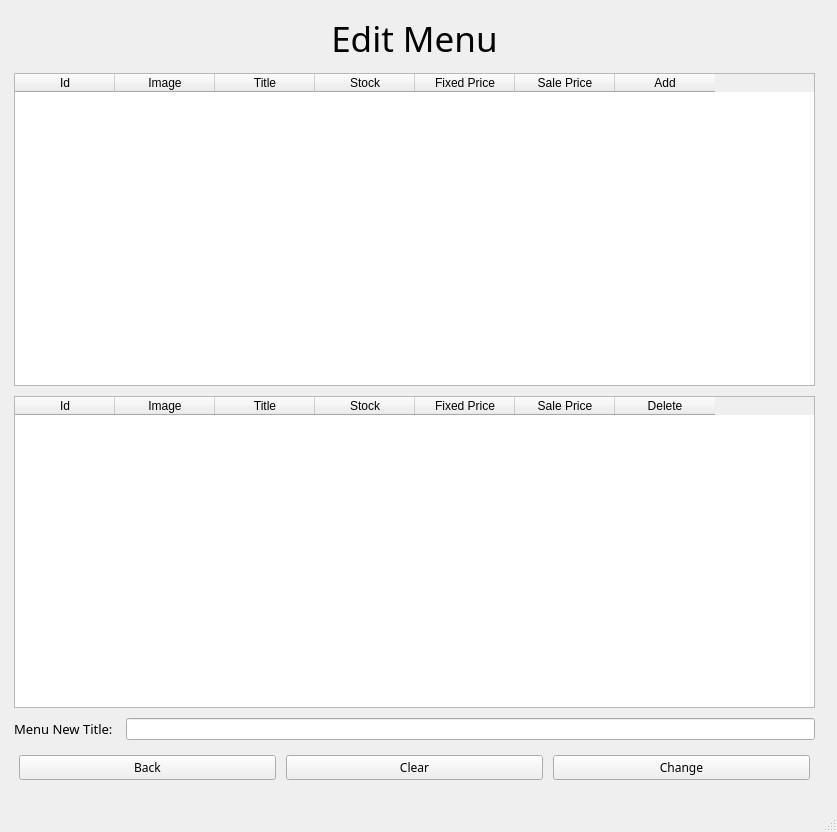
<?xml version="1.0" encoding="UTF-8"?>
<ui version="4.0">
 <class>MainWindow</class>
 <widget class="QMainWindow" name="MainWindow">
  <property name="geometry">
   <rect>
    <x>0</x>
    <y>0</y>
    <width>837</width>
    <height>832</height>
   </rect>
  </property>
  <property name="windowTitle">
   <string>MainWindow</string>
  </property>
  <widget class="QWidget" name="centralwidget">
   <widget class="QWidget" name="gridLayoutWidget">
    <property name="geometry">
     <rect>
      <x>9</x>
      <y>9</y>
      <width>811</width>
      <height>781</height>
     </rect>
    </property>
    <layout class="QGridLayout" name="gridLayout">
     <property name="leftMargin">
      <number>5</number>
     </property>
     <property name="topMargin">
      <number>5</number>
     </property>
     <property name="rightMargin">
      <number>5</number>
     </property>
     <property name="bottomMargin">
      <number>5</number>
     </property>
     <property name="spacing">
      <number>10</number>
     </property>
     <item row="0" column="0" colspan="2">
      <widget class="QLabel" name="lblTitle">
       <property name="sizePolicy">
        <sizepolicy hsizetype="Preferred" vsizetype="Maximum">
         <horstretch>0</horstretch>
         <verstretch>0</verstretch>
        </sizepolicy>
       </property>
       <property name="font">
        <font>
         <family>Arial Rounded MT Bold</family>
         <pointsize>26</pointsize>
        </font>
       </property>
       <property name="text">
        <string>Edit Menu</string>
       </property>
       <property name="alignment">
        <set>Qt::AlignCenter</set>
       </property>
      </widget>
     </item>
     <item row="3" column="0">
      <widget class="QLabel" name="lblMenuTitle">
       <property name="font">
        <font>
         <family>Arial Rounded MT Bold</family>
         <pointsize>10</pointsize>
        </font>
       </property>
       <property name="text">
        <string>Menu New Title: </string>
       </property>
      </widget>
     </item>
     <item row="3" column="1">
      <widget class="QLineEdit" name="lEditMenuTitle"/>
     </item>
     <item row="4" column="0" colspan="2">
      <layout class="QHBoxLayout" name="btnHLayout">
       <property name="spacing">
        <number>10</number>
       </property>
       <property name="leftMargin">
        <number>5</number>
       </property>
       <property name="topMargin">
        <number>5</number>
       </property>
       <property name="rightMargin">
        <number>5</number>
       </property>
       <property name="bottomMargin">
        <number>5</number>
       </property>
       <item>
        <widget class="QPushButton" name="btnBack">
         <property name="font">
          <font>
           <family>Arial Rounded MT Bold</family>
           <pointsize>9</pointsize>
          </font>
         </property>
         <property name="text">
          <string>Back</string>
         </property>
        </widget>
       </item>
       <item>
        <widget class="QPushButton" name="btnClear">
         <property name="font">
          <font>
           <family>Arial Rounded MT Bold</family>
           <pointsize>9</pointsize>
          </font>
         </property>
         <property name="text">
          <string>Clear</string>
         </property>
        </widget>
       </item>
       <item>
        <widget class="QPushButton" name="btnChange">
         <property name="font">
          <font>
           <family>Arial Rounded MT Bold</family>
           <pointsize>9</pointsize>
          </font>
         </property>
         <property name="text">
          <string>Change</string>
         </property>
        </widget>
       </item>
      </layout>
     </item>
     <item row="2" column="0" colspan="2">
      <widget class="QTableWidget" name="tableMenuFoods">
       <property name="sizePolicy">
        <sizepolicy hsizetype="Expanding" vsizetype="Expanding">
         <horstretch>0</horstretch>
         <verstretch>0</verstretch>
        </sizepolicy>
       </property>
       <column>
        <property name="text">
         <string>Id</string>
        </property>
       </column>
       <column>
        <property name="text">
         <string>Image</string>
        </property>
       </column>
       <column>
        <property name="text">
         <string>Title</string>
        </property>
       </column>
       <column>
        <property name="text">
         <string>Stock</string>
        </property>
       </column>
       <column>
        <property name="text">
         <string>Fixed Price</string>
        </property>
       </column>
       <column>
        <property name="text">
         <string>Sale Price</string>
        </property>
       </column>
       <column>
        <property name="text">
         <string>Delete</string>
        </property>
       </column>
      </widget>
     </item>
     <item row="1" column="0" colspan="2">
      <widget class="QTableWidget" name="tableFoods">
       <property name="sizePolicy">
        <sizepolicy hsizetype="Expanding" vsizetype="Expanding">
         <horstretch>0</horstretch>
         <verstretch>0</verstretch>
        </sizepolicy>
       </property>
       <column>
        <property name="text">
         <string>Id</string>
        </property>
       </column>
       <column>
        <property name="text">
         <string>Image</string>
        </property>
       </column>
       <column>
        <property name="text">
         <string>Title</string>
        </property>
       </column>
       <column>
        <property name="text">
         <string>Stock</string>
        </property>
       </column>
       <column>
        <property name="text">
         <string>Fixed Price</string>
        </property>
       </column>
       <column>
        <property name="text">
         <string>Sale Price</string>
        </property>
       </column>
       <column>
        <property name="text">
         <string>Add</string>
        </property>
       </column>
      </widget>
     </item>
    </layout>
   </widget>
  </widget>
  <widget class="QStatusBar" name="statusbar"/>
 </widget>
 <resources/>
 <connections/>
</ui>
